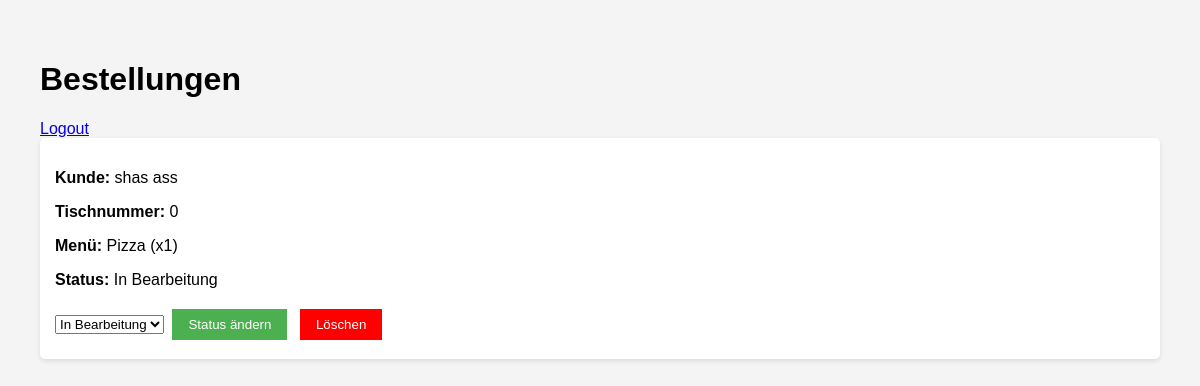
/admin.php (signed in), run on the app's committed database.
### tables this page shows
CREATE TABLE `orders` (
  `id` int(11) NOT NULL,
  `table_number` int(11) NOT NULL,
  `menu_id` int(11) NOT NULL,
  `quantity` int(11) DEFAULT 1,
  `status` varchar(50) DEFAULT 'In Bearbeitung',
  `order_time` timestamp NOT NULL DEFAULT current_timestamp(),
  `first_name` varchar(255) DEFAULT NULL,
  `last_name` varchar(255) DEFAULT NULL
);

CREATE TABLE `menu` (
  `id` int(11) NOT NULL,
  `title` varchar(255) NOT NULL,
  `image_url` varchar(255) DEFAULT NULL,
  `price` decimal(10,2) NOT NULL
);

### admin.php (the view, shortened to what this page needs)
<?php
$host = 'localhost';
$db = 'restaurant';
$user = 'root';
$pass = '';
try {
    $pdo = new PDO("mysql:host=$host;dbname=$db", $user, $pass);
    $pdo->setAttribute(PDO::ATTR_ERRMODE, PDO::ERRMODE_EXCEPTION);
} catch (PDOException $e) {
    die("Datenbankverbindung fehlgeschlagen: " . $e->getMessage());
}
$orders = $pdo->query("SELECT orders.*, menu.title FROM orders JOIN menu ON orders.menu_id = menu.id")->fetchAll(PDO::FETCH_ASSOC);
?>
<!DOCTYPE html>
<html lang="de">
<head>
</head>
<body>
<?php if (!isset($_SESSION['logged_in'])): ?>
    <h1>Admin-Login</h1>
    <form method="post">
        <label for="password">Passwort:</label>
        <input type="password" id="password" name="password" required>
        <button type="submit">Einloggen</button>
    </form>
<?php else: ?>
    <h1>Bestellungen</h1>
    <a href="admin.php?logout=true">Logout</a>
    <?php foreach ($orders as $order): ?>
        <div class="order-item">
            <p><strong>Kunde:</strong> <?= htmlspecialchars($order['first_name']) ?> <?= htmlspecialchars($order['last_name']) ?></p>
            <p><strong>Tischnummer:</strong> <?= $order['table_number'] ?></p>
            <p><strong>Menü:</strong> <?= htmlspecialchars($order['title']) ?> (x<?= $order['quantity'] ?>)</p>
            <p><strong>Status:</strong> <?= $order['status'] ?></p>
            <form method="post">
                <select name="status">
                    <option value="In Bearbeitung" <?= $order['status'] === 'In Bearbeitung' ? 'selected' : '' ?>>In Bearbeitung</option>
                </select>
                <button type="submit" name="update_status" class="btn">Status ändern</button>
            </form>
            <form method="post">
                <button type="submit" name="delete_order" class="btn btn-danger">Löschen</button>
            </form>
        </div>
    <?php endforeach; ?>
<?php endif; ?>
</body>
</html>

### admin.php (style rules this page uses)
body { font-family: Arial, sans-serif; margin: 20px; padding: 20px; background-color: #f4f4f4; }
.order-item { margin-bottom: 20px; padding: 15px; background: white; border-radius: 5px; box-shadow: 0 2px 5px rgba(0,0,0,0.1); }
form { display: inline-block; }
.btn { background-color: #4CAF50; color: white; padding: 8px 16px; margin: 4px; cursor: pointer; border: none; }
.btn-danger { background-color: red; }

### data on the page
orders: first_name "shas", last_name "ass", table_number "0", menu.title "Pizza", quantity "1", status "In Bearbeitung"
